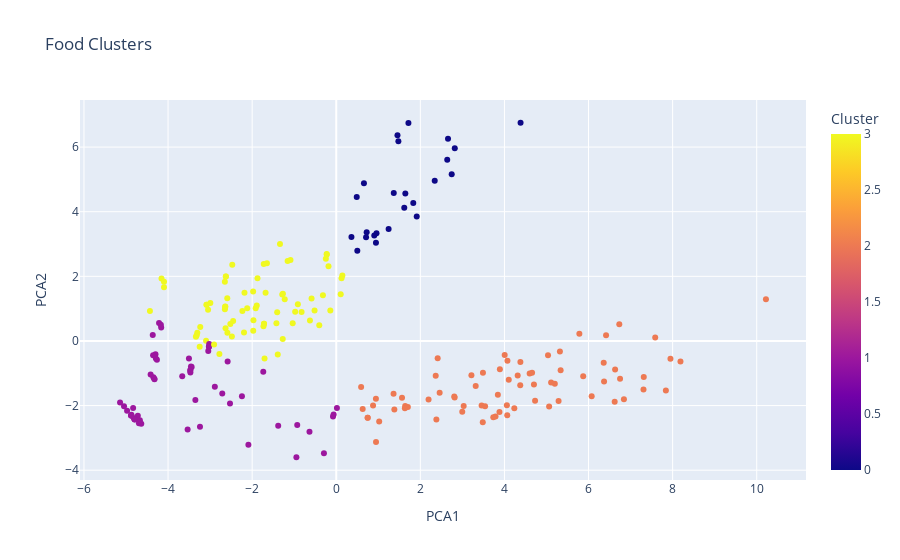

The code cell stored with this chart in its notebook:
### Code cell
kmeans = KMeans(n_clusters=4, random_state=42)
df['Cluster'] = kmeans.fit_predict(scaled)

px.scatter(df, x='PCA1', y='PCA2', color='Cluster', title='Food Clusters')

### Figure 1 — Plotly figure (JSON) as saved in the notebook; plotly's stock layout.template omitted (floating-point values rounded to 4 significant figures; data arrays with more than 128 entries replaced by an {"elided": "..."} marker saying what was removed)
{"data": [{"hovertemplate": "PCA1=%{x}<br>PCA2=%{y}<br>Cluster=%{marker.color}<extra></extra>", "legendgroup": "", "marker": {"color": {"elided": "226 int values"}, "coloraxis": "coloraxis", "symbol": "circle"}, "mode": "markers", "name": "", "orientation": "v", "showlegend": false, "type": "scatter", "x": {"elided": "226 float values"}, "xaxis": "x", "y": {"elided": "226 float values"}, "yaxis": "y"}], "layout": {"coloraxis": {"colorbar": {"title": {"text": "Cluster"}}, "colorscale": [[0, "#0d0887"], [0.1111, "#46039f"], [0.2222, "#7201a8"], [0.3333, "#9c179e"], [0.4444, "#bd3786"], [0.5556, "#d8576b"], [0.6667, "#ed7953"], [0.7778, "#fb9f3a"], [0.8889, "#fdca26"], [1, "#f0f921"]]}, "legend": {"tracegroupgap": 0}, "title": {"text": "Food Clusters"}, "xaxis": {"anchor": "y", "domain": [0, 1], "title": {"text": "PCA1"}}, "yaxis": {"anchor": "x", "domain": [0, 1], "title": {"text": "PCA2"}}}}
